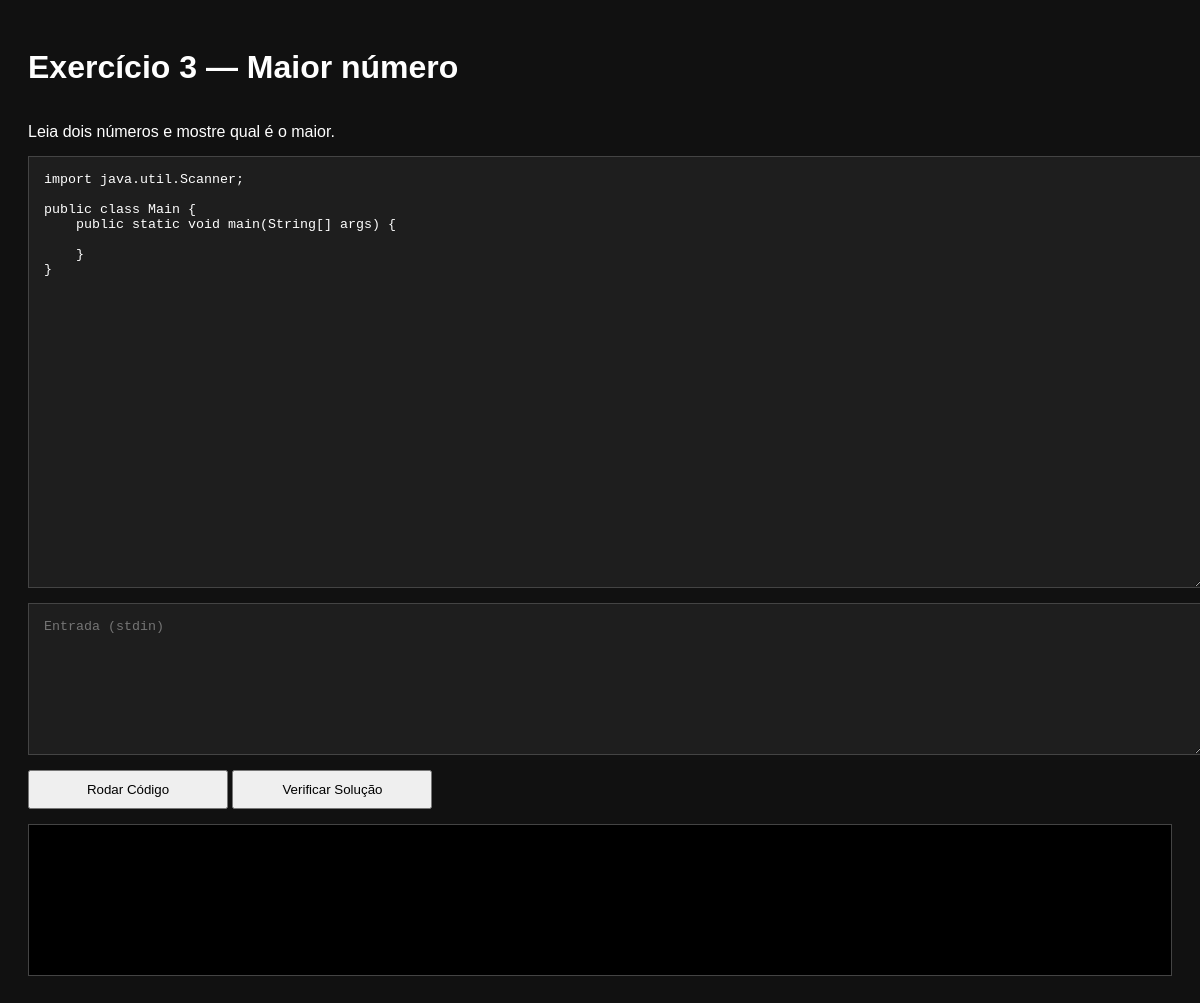
Before: /pages/index.php?p=3 with the older database file.
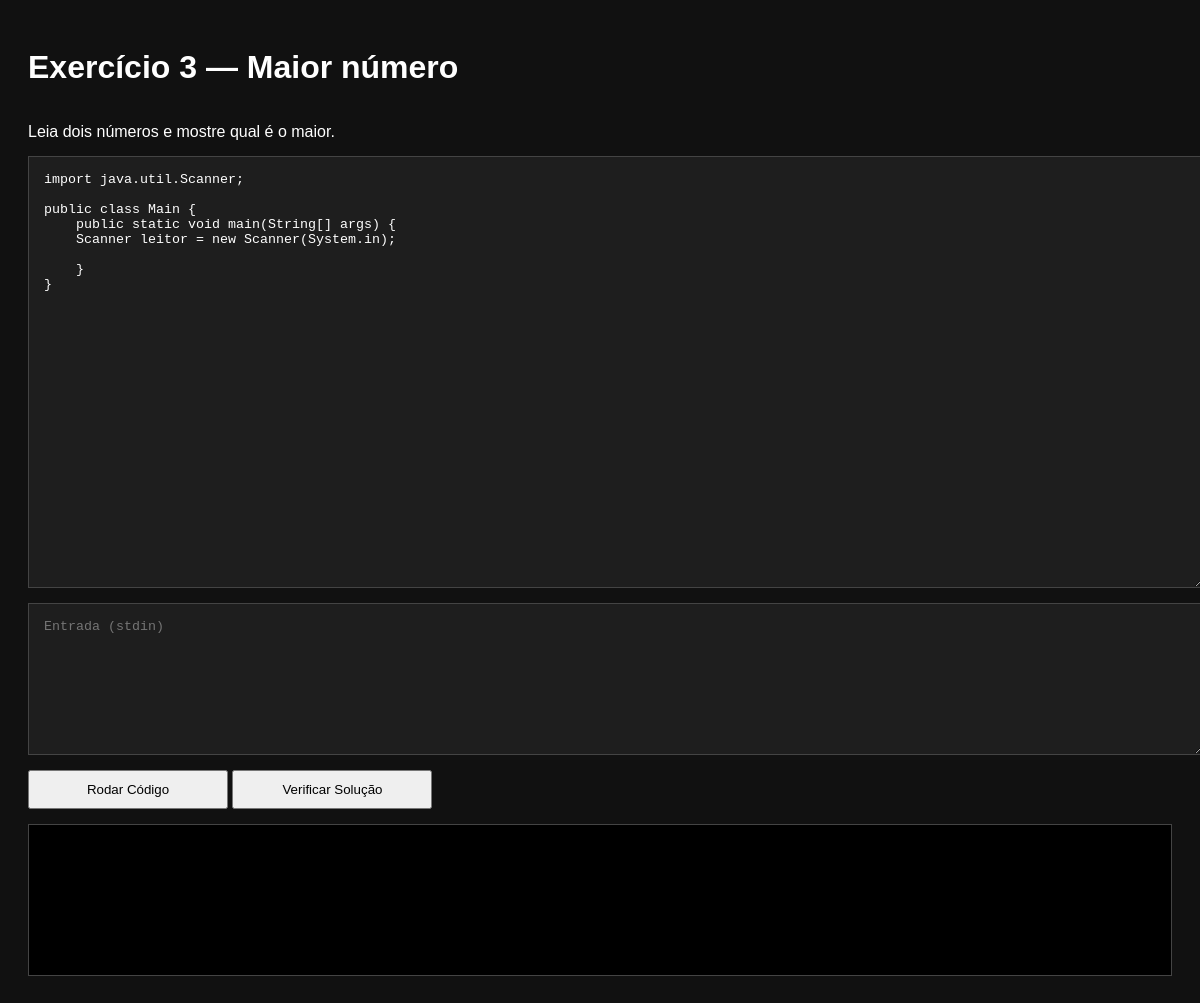
After: the same page with the newer database file.
### tables this page shows
CREATE TABLE exercicios(
	id INT AUTO_INCREMENT PRIMARY KEY NOT NULL,
	titulo VARCHAR(255) NOT NULL,
		descricao TEXT NOT NULL,
		codigo_inicial TEXT NOT NULL,
		posicao INT NOT null
);

### pages/index.php (the view, shortened to what this page needs)
<?php
    require_once "../backend/database.php";
    $tarefa = $_GET["p"] ?? 1;
    $stmt = $pdo->prepare(
    "SELECT * FROM exercicios WHERE id = ?"
    );
    $stmt->execute([$tarefa]);
    $exercicio = $stmt->fetch(PDO::FETCH_ASSOC);
?>
<!DOCTYPE html>
<html lang="pt-br">
<head>
    <link rel="stylesheet" href="css/style.css">
</head>
<body>
    <div class="editor-container" data-exercicio-id="<?= (int)$exercicio["id"] ?>">
            <h1>
                <?= htmlspecialchars($exercicio["titulo"]) ?>
            </h1>
            <div>
                <?= nl2br(htmlspecialchars($exercicio["descricao"]))?>
            </div>
            <textarea id="editor"><?= htmlspecialchars($exercicio["codigo_inicial"]) ?></textarea>
            <textarea id="stdin" placeholder="Entrada (stdin)" style="height:120px;"></textarea>
            <div class="button-group">
                <button id="runButton">Rodar Código</button>
                <button id="verifyButton">Verificar Solução</button>
            </div>
            <div class="console" id="output"></div>
        </div>
</body>
</html>

### pages/css/style.css (style rules this page uses)
body { background: #111; color: white; font-family: Arial; padding: 20px; }
.editor-container { display: flex; flex-direction: column; gap: 15px; }
textarea { width: 100%; height: 400px; background: #1e1e1e; color: white; border: 1px solid #444; padding: 15px; font-family: monospace; resize: vertical; }
button { width: 200px; padding: 10px; cursor: pointer; }
.console { background: black; padding: 15px; min-height: 120px; white-space: pre-wrap; border: 1px solid #444; }

Changed rows visible on the page:
changed exercicios "Exercício 3 — Maior número": codigo_inicial "import java.util.Scanner; public class Main { public static void main(String[] args) { } }" → "import java.util.Scanner; public class Main { public static void main(String[] args) { Scanner leitor = new Scanner(System.in); } }"
